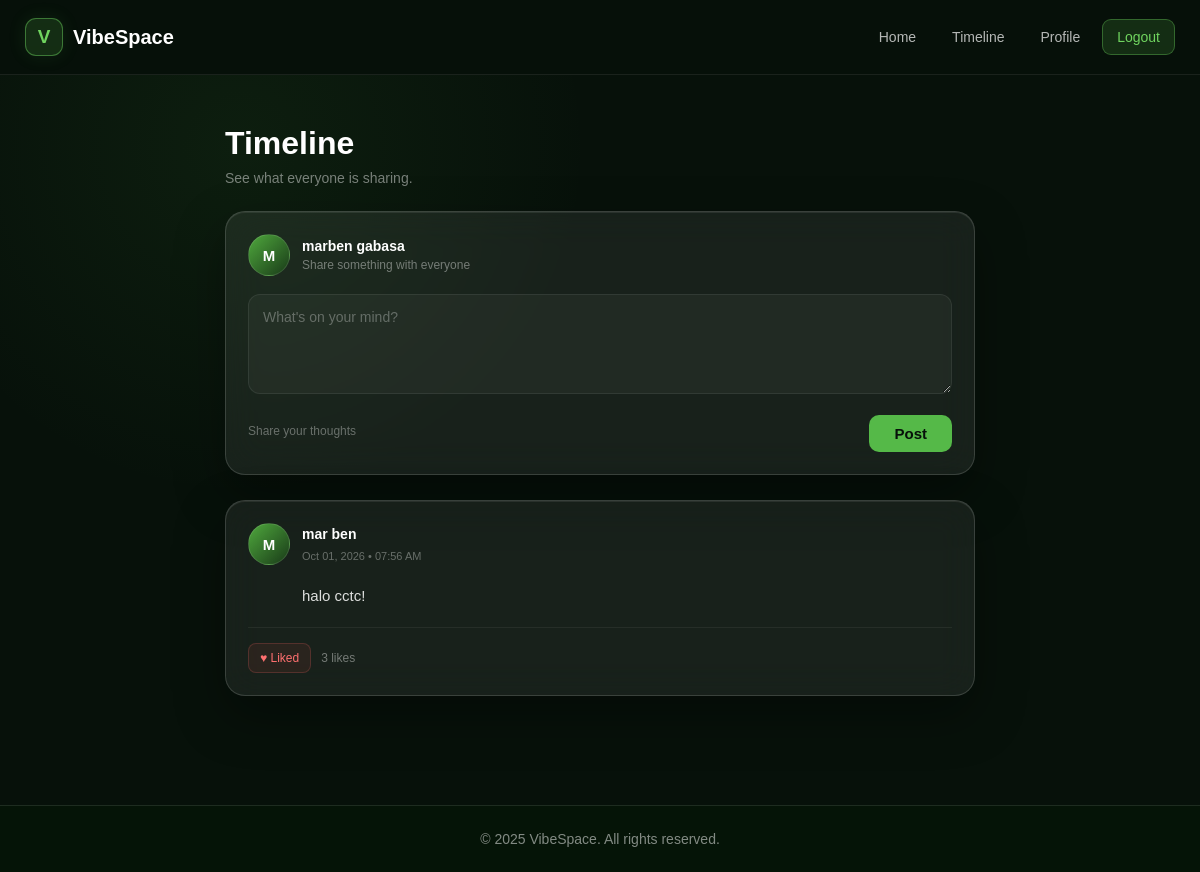
/timeline.php (signed in), run on the app's committed database.
### tables this page shows
CREATE TABLE `posts` (
  `id` int(11) NOT NULL,
  `user_id` int(11) NOT NULL,
  `content` text NOT NULL,
  `created_at` timestamp NOT NULL DEFAULT current_timestamp()
);

CREATE TABLE `users` (
  `id` int(11) NOT NULL,
  `email` varchar(100) NOT NULL,
  `first_name` varchar(50) NOT NULL,
  `last_name` varchar(50) NOT NULL,
  `bio` varchar(255) DEFAULT NULL,
  `password` varchar(255) NOT NULL,
  `profile_picture` varchar(255) DEFAULT 'default-profile.png',
  `banner` varchar(255) DEFAULT 'default-banner.jpg',
  `created_at` timestamp NOT NULL DEFAULT current_timestamp()
);

### timeline.php (the view, shortened to what this page needs)
<?php
include 'db/dbconnect.php';
include 'views/navbar.php';
?>
<div class="timeline-page">
    <div class="timeline-container">
        <div class="timeline-header">
            <h1>Timeline</h1>
            <p>
                See what everyone is sharing.
            </p>
        </div>
        <div class="glass-card create-post-card">
            <div class="create-post-header">
                <div class="profile-circle">
                    <?php echo strtoupper(substr($_SESSION['first_name'], 0, 1)); ?>
                </div>
                <div>
                    <strong>
                        <?php
                        echo htmlspecialchars(
                            $_SESSION['first_name'] . " " . $_SESSION['last_name']
                        );
                        ?>
                    </strong>
                    <p>
                        Share something with everyone
                    </p>
                </div>
            </div>
            <form action="models/add_post.php" method="POST">
                <textarea
                    name="content"
                    placeholder="What's on your mind?"
                    required
                ></textarea>
                <div class="create-post-footer">
                    <span>
                        Share your thoughts
                    </span>
                    <button
                        type="submit"
                        class="form-button post-button"
                    >
                        Post
                    </button>
                </div>
            </form>
        </div>
        <div class="posts-section">
            <?php
            $sql = "
                SELECT
                    posts.id,
                    posts.user_id,
                    posts.content,
                    posts.created_at,
                    users.first_name,
                    users.last_name,
                    (
                        SELECT COUNT(*)
                        FROM post_likes
                        WHERE post_likes.post_id = posts.id
                    ) AS like_count,
                    (
                        SELECT COUNT(*)
                        FROM post_likes
                        WHERE post_likes.post_id = posts.id
                        AND post_likes.user_id = ?
                    ) AS user_liked
                FROM posts
                INNER JOIN users
                ON posts.user_id = users.id
                ORDER BY posts.created_at DESC
            ";
            $stmt = mysqli_prepare($conn, $sql);
            mysqli_stmt_bind_param(
                $stmt,
                "i",
                $_SESSION['user_id']
            );
            mysqli_stmt_execute($stmt);
            $result = mysqli_stmt_get_result($stmt);
            if (mysqli_num_rows($result) > 0):
                while ($post = mysqli_fetch_assoc($result)):
            ?>
                    <div class="glass-card post-card">
                        <div class="post-header">
<div class="profile-circle">
    <?php if (
        !empty($post['profile_picture']) &&
        $post['profile_picture'] !== 'default-profile.png'
    ): ?>
        <img
            src="uploads/<?php echo htmlspecialchars($post['profile_picture']); ?>"
            alt="Profile Picture"
        >
    <?php else: ?>
        <?php
        echo strtoupper(
            substr($post['first_name'], 0, 1)
        );
        ?>
    <?php endif; ?>
</div>
    <div class="post-user">
        <strong>
            <?php
            echo htmlspecialchars(
                $post['first_name'] .
                " " .
                $post['last_name']
            );
            ?>
        </strong>
        <span>
            <?php
            echo date(
                "M d, Y • h:i A",
                strtotime($post['created_at'])
            );
            ?>
        </span>
    </div>
</div>
                        <div class="post-content">
                            <?php
                            echo nl2br(
                                htmlspecialchars($post['content'])
                            );
                            ?>
                        </div>
                        <div class="post-actions">
                            <a
                                href="models/like_post.php?id=<?php echo $post['id']; ?>"
                                class="like-button <?php echo $post['user_liked'] ? 'liked' : ''; ?>"
                            >
                                <?php if ($post['user_liked']): ?>
                                    ♥ Liked
                                <?php else: ?>
                                    ♡ Like
                                <?php endif; ?>
                            </a>
                            <span class="like-count">
                                <?php echo $post['like_count']; ?>
                                <?php
                                echo $post['like_count'] == 1
                                    ? ' like'
                                    : ' likes';
                                ?>
                            </span>
                        </div>
                    </div>
            <?php
                endwhile;
            endif;
            ?>
        </div>
    </div>
</div>
<?php
include 'views/footer.php';
?>

### data on the page
posts: user.first_name "M", user.last_name "mar ben", created_at "Oct 01, 2026 • 07:56 AM", content "halo cctc!", like_count "3"

### other printed values
substr($_SESSION['first_name'], 0, 1) "M"
$_SESSION['first_name'] . " " . $_SESSION['last_name'] "marben gabasa"
